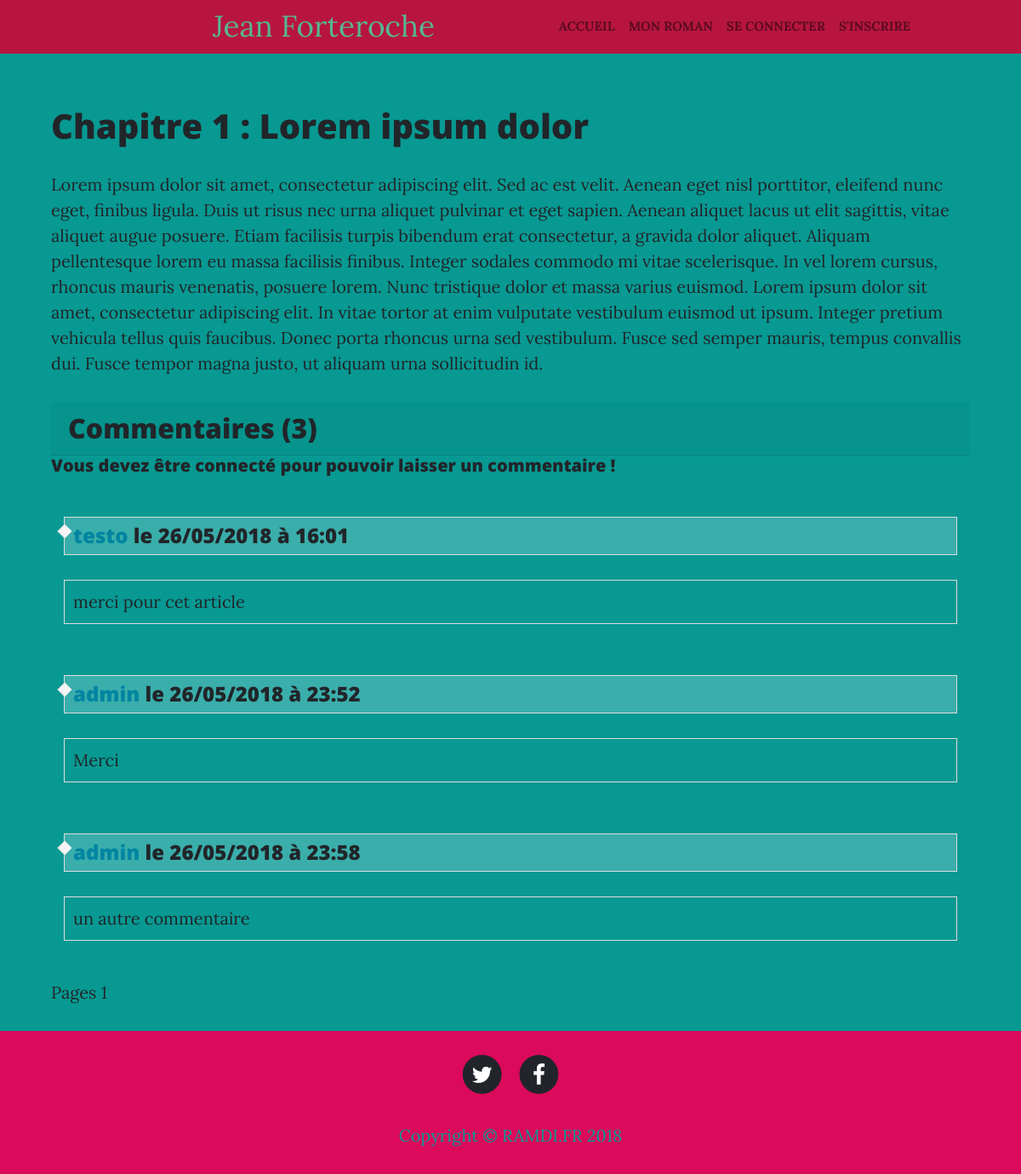
The page /index.php?action=post&id=31 on the database its author committed.
### tables this page shows
CREATE TABLE `posts` (
  `id` int(11) NOT NULL,
  `title` text NOT NULL,
  `content` text NOT NULL,
  `creation_date` datetime NOT NULL
);

CREATE TABLE `comments` (
  `id` int(11) NOT NULL,
  `author` varchar(255) NOT NULL,
  `comment` text NOT NULL,
  `comment_date` datetime NOT NULL,
  `post_id` int(11) NOT NULL
);

### App/Controllers/frontend.php (called while the page is built, shortened)
<?php
require_once('App/Models/PostManager.php');
require_once('App/Models/CommentManager.php');
function post($pageCourante)
{
	$commentsPerPage = 5;
	$depart = ($pageCourante-1)*$commentsPerPage;
	$postManager = new PostManager();
	$commentManager = new CommentManager();
	$post = $postManager->getPost($_GET['id']);
	$comments = $commentManager->getComments($_GET['id'], $depart, $commentsPerPage);
	$numberOfComments = $commentManager->getNumberOfComments($_GET['id']);
	$nombreDePages = ceil($numberOfComments/$commentsPerPage);
	require('App/Views/frontend/postView.php');
}

### App/Models/PostManager.php (called while the page is built, shortened)
<?php
class PostManager extends Manager
{
	public function getPost($postId)
	{
		$db = $this->dbConnect();
		$query = $db->prepare('SELECT * FROM posts WHERE id = :postId');
		$query->bindValue(':postId', $postId, PDO::PARAM_INT);
		$query->execute();
		$post = $query->fetch();
		return $post;
	}
}

### App/Models/CommentManager.php (called while the page is built, shortened)
<?php
class CommentManager extends Manager
{
	public function getComments($postId, $depart, $commentsPerPage)
	{
		$db = $this->dbConnect();
		$query = $db->prepare('SELECT id, author, comment, DATE_FORMAT(comment_date, \'%d/%m/%Y à %H:%i\') AS comment_date_fr
		FROM comments
		WHERE post_id = :postId
		ORDER BY comment_date
		LIMIT :depart, :commentsPerPage');
		$query->bindValue(':postId', $postId, PDO::PARAM_INT);
		$query->bindValue(':depart', $depart, PDO::PARAM_INT);
		$query->bindValue(':commentsPerPage', $commentsPerPage, PDO::PARAM_INT);
		$query->execute();
		return $query;
	}
	public function getNumberOfComments($postId)
	{
		$db = $this->dbConnect();
		$query = $db->prepare('SELECT * from comments WHERE post_id = :postId');
		$query->bindValue(':postId', $postId, PDO::PARAM_INT);
		$query->execute();
		$numberOfComments = $query->rowCount();
		return $numberOfComments;
	}
}

### App/Views/frontend/postView.php (the view, shortened to what this page needs)
<div class="container-fluid">
	<div class="row">
		<div class="col-12">
		    <h1 class="mt-4"><?= $post['title']; ?></h1>
			<p><?= $post['content']; ?></p>
		</div>
	</div>
	<div class="row">
		<div class="col-12">
			<h2 class="card-header">Commentaires (<?= $numberOfComments ?>)</h2>
			<?php
			if(!empty($_SESSION) && isset($_SESSION['rank']))
			{
				if($_SESSION['rank'] == 'default_user' || $_SESSION['rank'] == 'admin')
				{
					?>
					<div class="card-body">
						<form action="index.php?action=addComment&id=<?= $post['id'] ?>" method="post">
							<div class="form-group">
								<textarea class="form-control" rows="3" id="comment" class="mt-3" name="comment" placeholder="Laisser un commentaire"></textarea>
							</div>
							<button type="submit" class="btn btn-primary">Valider</button>
						</form>
					</div>
					<?php
				}
				else
				{
					throw new Exception('Votre rang ne vous permet pas de laisser de commentaires.');
				}
			}
			else
			{
				echo '<h5 class="mb-5">Vous devez être connecté pour pouvoir laisser un commentaire !</h5>';
			}
			?>
			<?php
			while($comment = $comments->fetch())
			{
			?>
			<div class="col-12">
				<div class="media comment-box">
					<div class="media-body">
						<h4 class="media-heading"><?= '<span class="author-comment">'.$comment['author'].'</span>'.' le '.$comment['comment_date_fr'];?>
						</h4>
						<p><?= $comment['comment']; ?></p>
					</div>
				</div>
			</div>
			<?php
			}
			?>
			<p class="mt-3">Pages <?php
				for ($i=1; $i <= $nombreDePages; $i++) {
					if($i == $pageCourante)
					{
						echo $i;
					}
					else
					{
						?>
					<a href="index.php?action=post&id=22&page=<?= $i ?>"><?= $i ?></a>
					<?php
					}
				}
				?>
			</p>
		</div>
	</div>
</div>
<?php
require('default.php');
?>

### public/css/styles.css (style rules this page uses)
body { font-size: 20px; color: #212529; font-family: 'Lora', 'Times New Roman', serif; background-color: #079992; }
p { line-height: 1.5; margin: 30px 0; }
h1, h2, h3, h4, h5, h6 { font-weight: 800; font-family: 'Open Sans', 'Helvetica Neue', Helvetica, Arial, sans-serif; }
.author-comment { color: #0085a1; }
.comment-box { margin-top: 30px !important; }
.comment-box .media-body p { border: 1px solid #ddd; padding: 10px; }
.comment-box .media-heading { background-color: #e4f1fe3b; border: 1px solid #ddd; padding: 7px 10px; position: relative; margin-bottom: -1px; }
.comment-box .media-heading:before { content: ""; width: 12px; height: 12px; background-color: #f5f5f5; border: 1px solid #ddd; border-width: 1px 0 0 1px; -webkit-transform: rotate(-45deg); transform: rotate(-45deg); position: absolute; top: 10px; left: -6px; }

### rows shown on the page
posts: title "Chapitre 1 : Lorem ipsum dolor", content "Lorem ipsum dolor sit amet, consectetur adipiscing elit. Sed ac est velit. Aenean eget nisl porttitor, eleifend nunc eget, finibus ligula. Duis ut risus nec urna aliquet pulvinar et eget sapien. Aenean aliquet lacus ut elit sagittis, vitae aliquet augue posuere. Etiam facilisis turpis bibendum erat consectetur, a gravida dolor aliquet. Aliquam pellentesque lorem eu massa facilisis finibus. Integer sodales commodo mi vitae scelerisque. In vel lorem cursus, rhoncus mauris venenatis, posuere lorem. Nunc tristique dolor et massa varius euismod. Lorem ipsum dolor sit amet, consectetur adipiscing elit. In vitae tortor at enim vulputate vestibulum euismod ut ipsum. Integer pretium vehicula tellus…"
comments: author "testo", comment_date_fr "26/05/2018 à 16:01", comment "merci pour cet article"
comments: author "admin", comment_date_fr "26/05/2018 à 23:52", comment "Merci"
comments: author "admin", comment_date_fr "26/05/2018 à 23:58", comment "un autre commentaire"

### other values the page prints
$numberOfComments "3"
